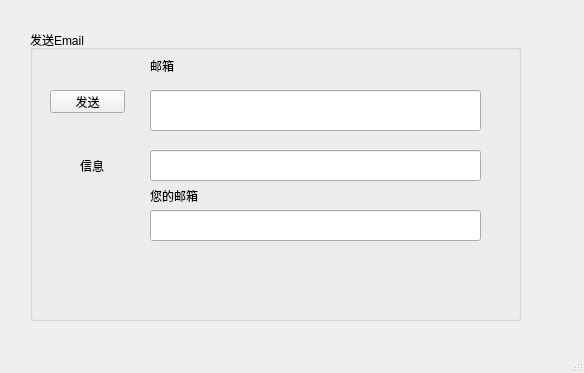
<?xml version="1.0" encoding="UTF-8"?>
<ui version="4.0">
 <class>MainWindow</class>
 <widget class="QMainWindow" name="MainWindow">
  <property name="geometry">
   <rect>
    <x>0</x>
    <y>0</y>
    <width>584</width>
    <height>373</height>
   </rect>
  </property>
  <property name="windowTitle">
   <string>信息发送器</string>
  </property>
  <widget class="QWidget" name="centralwidget">
   <widget class="QGroupBox" name="groupBox_2">
    <property name="geometry">
     <rect>
      <x>30</x>
      <y>30</y>
      <width>491</width>
      <height>291</height>
     </rect>
    </property>
    <property name="title">
     <string>发送Email</string>
    </property>
    <widget class="QPushButton" name="pushButton_2">
     <property name="geometry">
      <rect>
       <x>20</x>
       <y>60</y>
       <width>75</width>
       <height>23</height>
      </rect>
     </property>
     <property name="text">
      <string>发送</string>
     </property>
    </widget>
    <widget class="QLabel" name="label_2">
     <property name="geometry">
      <rect>
       <x>120</x>
       <y>30</y>
       <width>54</width>
       <height>12</height>
      </rect>
     </property>
     <property name="text">
      <string>邮箱</string>
     </property>
    </widget>
    <widget class="QLineEdit" name="lineEdit_2">
     <property name="geometry">
      <rect>
       <x>120</x>
       <y>60</y>
       <width>331</width>
       <height>41</height>
      </rect>
     </property>
    </widget>
    <widget class="QLabel" name="label_4">
     <property name="geometry">
      <rect>
       <x>50</x>
       <y>130</y>
       <width>54</width>
       <height>12</height>
      </rect>
     </property>
     <property name="text">
      <string>信息</string>
     </property>
    </widget>
    <widget class="QLineEdit" name="lineEdit_4">
     <property name="geometry">
      <rect>
       <x>120</x>
       <y>120</y>
       <width>331</width>
       <height>31</height>
      </rect>
     </property>
    </widget>
    <widget class="QLabel" name="label">
     <property name="geometry">
      <rect>
       <x>120</x>
       <y>160</y>
       <width>54</width>
       <height>12</height>
      </rect>
     </property>
     <property name="text">
      <string>您的邮箱</string>
     </property>
    </widget>
    <widget class="QLineEdit" name="lineEdit_5">
     <property name="geometry">
      <rect>
       <x>120</x>
       <y>180</y>
       <width>331</width>
       <height>31</height>
      </rect>
     </property>
    </widget>
   </widget>
  </widget>
  <widget class="QMenuBar" name="menubar">
   <property name="geometry">
    <rect>
     <x>0</x>
     <y>0</y>
     <width>584</width>
     <height>22</height>
    </rect>
   </property>
  </widget>
  <widget class="QStatusBar" name="statusbar"/>
 </widget>
 <resources/>
 <connections/>
</ui>
